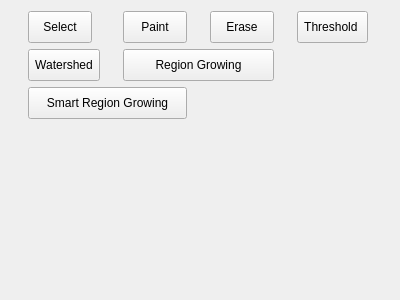
<?xml version="1.0" encoding="UTF-8"?>
<ui version="4.0">
 <class>Form</class>
 <widget class="QWidget" name="Form">
  <property name="geometry">
   <rect>
    <x>0</x>
    <y>0</y>
    <width>400</width>
    <height>300</height>
   </rect>
  </property>
  <property name="windowTitle">
   <string>Form</string>
  </property>
  <layout class="QVBoxLayout" name="verticalLayout">
   <item>
    <layout class="QGridLayout" name="gridLayout">
     <item row="0" column="0">
      <widget class="QToolButton" name="selectBtn">
       <property name="minimumSize">
        <size>
         <width>64</width>
         <height>32</height>
        </size>
       </property>
       <property name="text">
        <string>Select</string>
       </property>
       <property name="icon">
        <iconset resource="../RCS.qrc">
         <normaloff>:/segmen-operation/icons/select.svg</normaloff>:/segmen-operation/icons/select.svg</iconset>
       </property>
       <property name="iconSize">
        <size>
         <width>28</width>
         <height>28</height>
        </size>
       </property>
       <property name="toolButtonStyle">
        <enum>Qt::ToolButtonStyle::ToolButtonTextUnderIcon</enum>
       </property>
      </widget>
     </item>
     <item row="0" column="1">
      <widget class="QToolButton" name="paintBtn">
       <property name="minimumSize">
        <size>
         <width>64</width>
         <height>32</height>
        </size>
       </property>
       <property name="text">
        <string>Paint</string>
       </property>
       <property name="icon">
        <iconset resource="../RCS.qrc">
         <normaloff>:/segmen-operation/icons/paint.svg</normaloff>:/segmen-operation/icons/paint.svg</iconset>
       </property>
       <property name="iconSize">
        <size>
         <width>28</width>
         <height>28</height>
        </size>
       </property>
       <property name="toolButtonStyle">
        <enum>Qt::ToolButtonStyle::ToolButtonTextUnderIcon</enum>
       </property>
      </widget>
     </item>
     <item row="0" column="2">
      <widget class="QToolButton" name="eraseBtn">
       <property name="minimumSize">
        <size>
         <width>64</width>
         <height>32</height>
        </size>
       </property>
       <property name="text">
        <string>Erase</string>
       </property>
       <property name="icon">
        <iconset resource="../RCS.qrc">
         <normaloff>:/segmen-operation/icons/erase.svg</normaloff>:/segmen-operation/icons/erase.svg</iconset>
       </property>
       <property name="iconSize">
        <size>
         <width>28</width>
         <height>28</height>
        </size>
       </property>
       <property name="toolButtonStyle">
        <enum>Qt::ToolButtonStyle::ToolButtonTextUnderIcon</enum>
       </property>
      </widget>
     </item>
     <item row="0" column="3">
      <widget class="QToolButton" name="thresholdBtn">
       <property name="minimumSize">
        <size>
         <width>64</width>
         <height>32</height>
        </size>
       </property>
       <property name="text">
        <string>Threshold </string>
       </property>
       <property name="icon">
        <iconset resource="../RCS.qrc">
         <normaloff>:/segmen-operation/icons/threshold.svg</normaloff>:/segmen-operation/icons/threshold.svg</iconset>
       </property>
       <property name="iconSize">
        <size>
         <width>28</width>
         <height>28</height>
        </size>
       </property>
       <property name="toolButtonStyle">
        <enum>Qt::ToolButtonStyle::ToolButtonTextUnderIcon</enum>
       </property>
      </widget>
     </item>
     <item row="1" column="0">
      <widget class="QToolButton" name="watershedBtn">
       <property name="minimumSize">
        <size>
         <width>64</width>
         <height>32</height>
        </size>
       </property>
       <property name="text">
        <string>Watershed</string>
       </property>
       <property name="icon">
        <iconset resource="../RCS.qrc">
         <normaloff>:/segmen-operation/icons/watershed.svg</normaloff>:/segmen-operation/icons/watershed.svg</iconset>
       </property>
       <property name="iconSize">
        <size>
         <width>28</width>
         <height>28</height>
        </size>
       </property>
       <property name="toolButtonStyle">
        <enum>Qt::ToolButtonStyle::ToolButtonTextUnderIcon</enum>
       </property>
      </widget>
     </item>
     <item row="1" column="1" colspan="2">
      <widget class="QToolButton" name="regionBtn">
       <property name="sizePolicy">
        <sizepolicy hsizetype="Ignored" vsizetype="Fixed">
         <horstretch>0</horstretch>
         <verstretch>0</verstretch>
        </sizepolicy>
       </property>
       <property name="minimumSize">
        <size>
         <width>32</width>
         <height>32</height>
        </size>
       </property>
       <property name="text">
        <string>Region Growing</string>
       </property>
       <property name="icon">
        <iconset resource="../RCS.qrc">
         <normaloff>:/segmen-operation/icons/grow_from_seed.svg</normaloff>:/segmen-operation/icons/grow_from_seed.svg</iconset>
       </property>
       <property name="iconSize">
        <size>
         <width>28</width>
         <height>28</height>
        </size>
       </property>
       <property name="toolButtonStyle">
        <enum>Qt::ToolButtonStyle::ToolButtonTextUnderIcon</enum>
       </property>
      </widget>
     </item>
     <item row="2" column="0" colspan="2">
      <widget class="QToolButton" name="smartRegionBtn">
       <property name="sizePolicy">
        <sizepolicy hsizetype="Ignored" vsizetype="Fixed">
         <horstretch>0</horstretch>
         <verstretch>0</verstretch>
        </sizepolicy>
       </property>
       <property name="minimumSize">
        <size>
         <width>32</width>
         <height>32</height>
        </size>
       </property>
       <property name="text">
        <string>Smart Region Growing</string>
       </property>
       <property name="icon">
        <iconset resource="../RCS.qrc">
         <normaloff>:/segmen-operation/icons/grow_region_connected.svg</normaloff>:/segmen-operation/icons/grow_region_connected.svg</iconset>
       </property>
       <property name="iconSize">
        <size>
         <width>28</width>
         <height>28</height>
        </size>
       </property>
       <property name="toolButtonStyle">
        <enum>Qt::ToolButtonStyle::ToolButtonTextUnderIcon</enum>
       </property>
      </widget>
     </item>
     <item row="3" column="0">
      <spacer name="verticalSpacer">
       <property name="orientation">
        <enum>Qt::Orientation::Vertical</enum>
       </property>
       <property name="sizeHint" stdset="0">
        <size>
         <width>20</width>
         <height>40</height>
        </size>
       </property>
      </spacer>
     </item>
    </layout>
   </item>
  </layout>
 </widget>
 <resources>
  <include location="../RCS.qrc"/>
 </resources>
 <connections/>
</ui>
